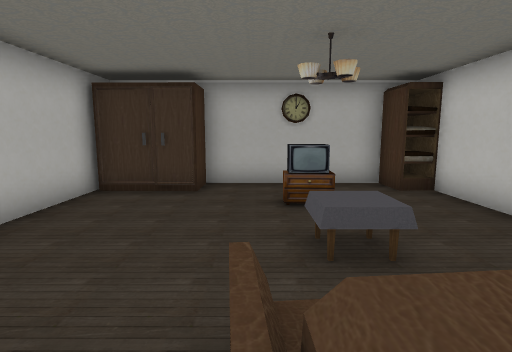
view 1 (above)

12 first-person views from a walk through a scene from a Unity 3-D project. The camera is 1.4 m above the floor, tilts 8° down and sees 80° across. The floor is counted in squares, 1 m on a side. Each view is taken from the middle of a square. On the plan, view 1 faces up. The plan holds only what a view shows up to about 14 squares ahead; the rest is blank.

view 2
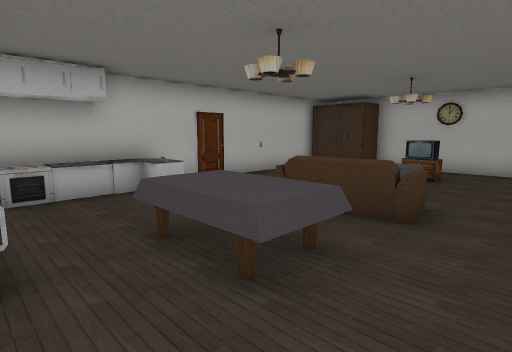

view 3
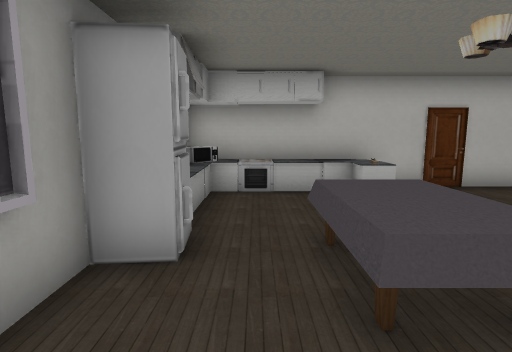

view 4
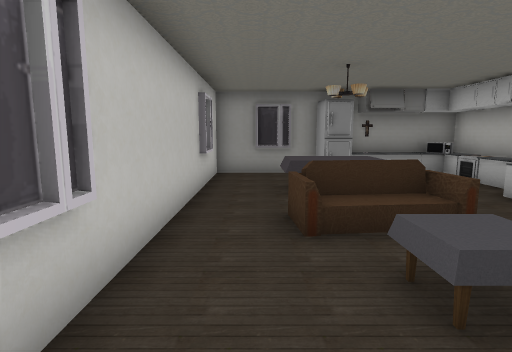

view 5
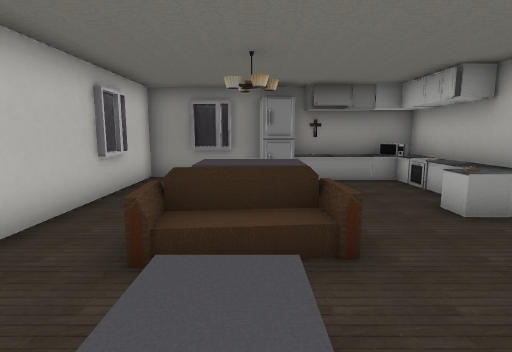

view 6
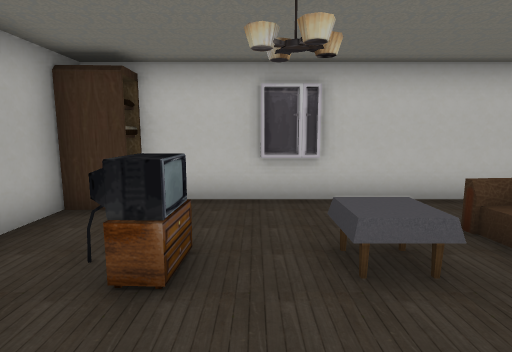

view 7
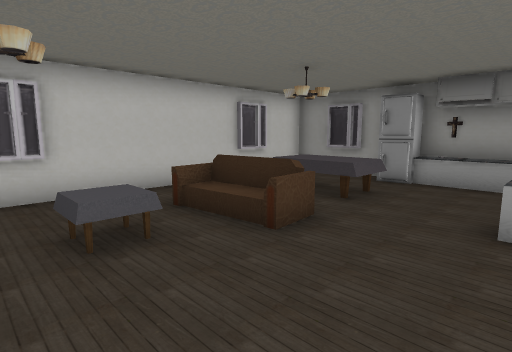

view 8
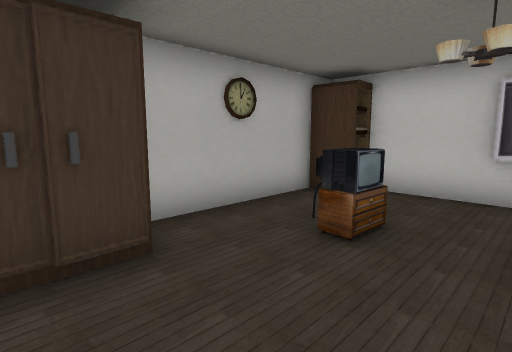

view 9
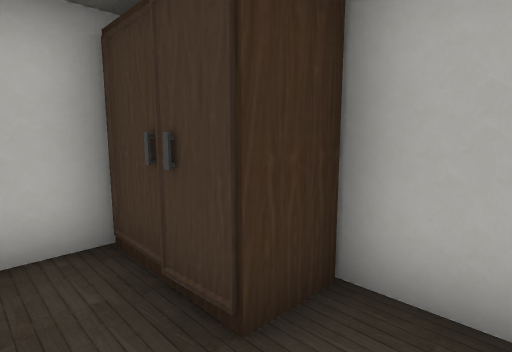

view 10
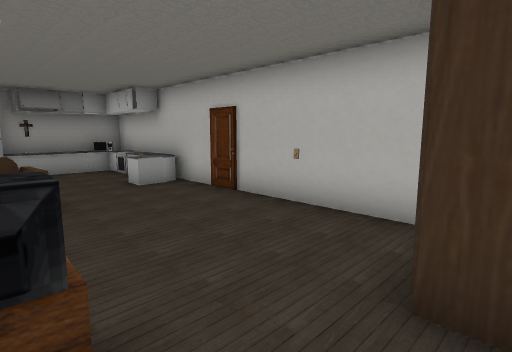

view 11
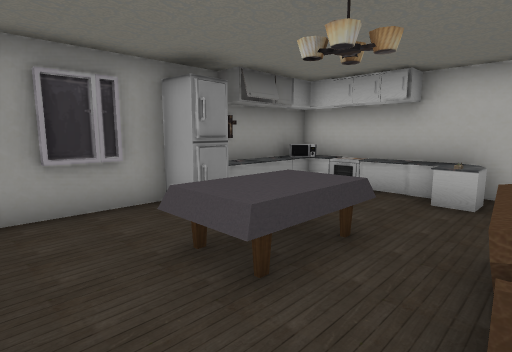

view 12
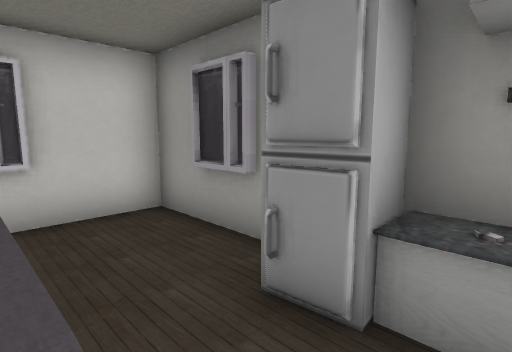

### Floor plan
Points are (right, up) in squares from view 1. A wall is a line through its corners. A room is listed if a view was taken in it or the views show most of it. See-through windows are left out.
Room 1 (views 1, 2, 3, 4, 5, 6, 7, 8, 9, 10, 11, 12)
walls: (4.2, 3.6) (4.2, 5); (4.2, -2.9) (4.2, -1.5); (-4, -3.4) (-4, -4.8) (4.4, -4.8) (4.4, 7.5); (1.8, -4.6) (3.1, -4.6); (-4, 7.6) (-4, -1.6); (3.6, 8.6) (-1.5, 8.6)
low walls: (-3.7, -0.2) (-3.2, 0) (-2.5, 0) (-2.5, -0.7) (-3.2, -0.7) (-3.2, -1.5)
ways out: gap at (2, 2)
objects: stove (-4, -3) to (-3, -3); other object (-4, -2) to (-3, -2); microwave (-3, -4); other object (-2, -4); cupboard (-2, 7); other object (-1, -4); fridge (0, -4) to (1, -4); table (0, -2) to (2, -1); sofa (0, 1) to (1, 2); table (1, 3) to (2, 4); TV (1, 6) to (1, 7); cupboard (4, 7) to (4, 8)

Where each view was taken, in squares from view 1:
view 1: 0 up, 0 right, facing up
view 2: 4 down, 4 right, facing up-left
view 3: 3 down, 4 right, facing left
view 4: 6 up, 3 right, facing down
view 5: 5 up, 1 right, facing down
view 6: 5 up, 2 left, facing right
view 7: 5 up, 3 left, facing down-right
view 8: 4 up, 3 left, facing up-right
view 9: 6 up, 0 right, facing up-left
view 10: 8 up, 1 right, facing down-left
view 11: 1 up, 4 right, facing down-left
view 12: 2 down, 1 left, facing down-right
